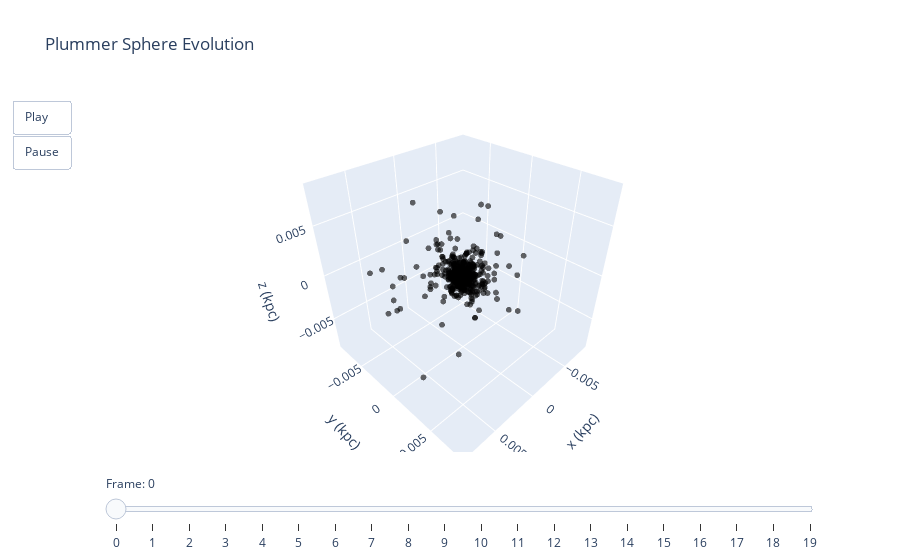

Here is the notebook cell this chart was saved with:
### Code cell
import plotly.graph_objects as go

# Get snapshots at regular intervals
n_frames = 20
frame_indices = np.linspace(0, len(sim.times) - 1, n_frames, dtype=int)

# Sample every nth particle
particle_step = 10

# Determine axis limits from all frames
all_coords = []
for idx in frame_indices:
    snap = sim.pyn_snap(timestep=idx)
    all_coords.extend(snap['x'][::particle_step])
    all_coords.extend(snap['y'][::particle_step])
    all_coords.extend(snap['z'][::particle_step])
max_range = max(abs(min(all_coords)), abs(max(all_coords))) * 0.3

# Create frames for animation
frames = []
for i, idx in enumerate(frame_indices):
    snap = sim.pyn_snap(timestep=idx)
    x = snap['x'][::particle_step]
    y = snap['y'][::particle_step]
    z = snap['z'][::particle_step]
    
    frames.append(go.Frame(
        data=[go.Scatter3d(
            x=x, y=y, z=z,
            mode='markers',
            marker=dict(size=2, color='black', opacity=0.6)
        )],
        name=str(i)
    ))

# Initial data
snap_init = sim.pyn_snap(timestep=0)
x0 = snap_init['x'][::particle_step]
y0 = snap_init['y'][::particle_step]
z0 = snap_init['z'][::particle_step]

# Create figure
fig = go.Figure(
    data=[go.Scatter3d(
        x=x0, y=y0, z=z0,
        mode='markers',
        marker=dict(size=2, color='black', opacity=0.6)
    )],
    layout=go.Layout(
        title='Plummer Sphere Evolution',
        scene=dict(
            xaxis_title='x (kpc)',
            yaxis_title='y (kpc)',
            zaxis_title='z (kpc)',
            xaxis=dict(range=[-max_range, max_range]),
            yaxis=dict(range=[-max_range, max_range]),
            zaxis=dict(range=[-max_range, max_range]),
            aspectmode='cube'
        ),
        updatemenus=[dict(
            type='buttons',
            showactive=False,
            buttons=[
                dict(label='Play',
                     method='animate',
                     args=[None, dict(frame=dict(duration=100, redraw=True),
                                      fromcurrent=True, mode='immediate')]),
                dict(label='Pause',
                     method='animate',
                     args=[[None], dict(frame=dict(duration=0, redraw=False),
                                        mode='immediate')])
            ]
        )],
        sliders=[dict(
            steps=[dict(method='animate',
                        args=[[str(i)], dict(mode='immediate',
                                             frame=dict(duration=100, redraw=True))],
                        label=str(i)) for i in range(len(frames))],
            active=0,
            transition=dict(duration=0),
            currentvalue=dict(prefix='Frame: ')
        )]
    ),
    frames=frames
)

fig.show()

### Figure 1 — Plotly figure (JSON) as saved in the notebook; plotly's stock layout.template omitted (floating-point values rounded to 4 significant figures; data arrays with more than 128 entries replaced by an {"elided": "..."} marker saying what was removed)
{"data": [{"marker": {"color": "black", "opacity": 0.6, "size": 2}, "mode": "markers", "type": "scatter3d", "x": {"elided": "500 float values"}, "y": {"elided": "500 float values"}, "z": {"elided": "500 float values"}}], "layout": {"scene": {"aspectmode": "cube", "xaxis": {"range": [-0.008711, 0.008711], "title": {"text": "x (kpc)"}}, "yaxis": {"range": [-0.008711, 0.008711], "title": {"text": "y (kpc)"}}, "zaxis": {"range": [-0.008711, 0.008711], "title": {"text": "z (kpc)"}}}, "sliders": [{"active": 0, "currentvalue": {"prefix": "Frame: "}, "steps": [{"args": [["0"], {"frame": {"duration": 100, "redraw": true}, "mode": "immediate"}], "label": "0", "method": "animate"}, {"args": [["1"], {"frame": {"duration": 100, "redraw": true}, "mode": "immediate"}], "label": "1", "method": "animate"}, {"args": [["2"], {"frame": {"duration": 100, "redraw": true}, "mode": "immediate"}], "label": "2", "method": "animate"}, {"args": [["3"], {"frame": {"duration": 100, "redraw": true}, "mode": "immediate"}], "label": "3", "method": "animate"}, {"args": [["4"], {"frame": {"duration": 100, "redraw": true}, "mode": "immediate"}], "label": "4", "method": "animate"}, {"args": [["5"], {"frame": {"duration": 100, "redraw": true}, "mode": "immediate"}], "label": "5", "method": "animate"}, {"args": [["6"], {"frame": {"duration": 100, "redraw": true}, "mode": "immediate"}], "label": "6", "method": "animate"}, {"args": [["7"], {"frame": {"duration": 100, "redraw": true}, "mode": "immediate"}], "label": "7", "method": "animate"}, {"args": [["8"], {"frame": {"duration": 100, "redraw": true}, "mode": "immediate"}], "label": "8", "method": "animate"}, {"args": [["9"], {"frame": {"duration": 100, "redraw": true}, "mode": "immediate"}], "label": "9", "method": "animate"}, {"args": [["10"], {"frame": {"duration": 100, "redraw": true}, "mode": "immediate"}], "label": "10", "method": "animate"}, {"args": [["11"], {"frame": {"duration": 100, "redraw": true}, "mode": "immediate"}], "label": "11", "method": "animate"}, {"args": [["12"], {"frame": {"duration": 100, "redraw": true}, "mode": "immediate"}], "label": "12", "method": "animate"}, {"args": [["13"], {"frame": {"duration": 100, "redraw": true}, "mode": "immediate"}], "label": "13", "method": "animate"}, {"args": [["14"], {"frame": {"duration": 100, "redraw": true}, "mode": "immediate"}], "label": "14", "method": "animate"}, {"args": [["15"], {"frame": {"duration": 100, "redraw": true}, "mode": "immediate"}], "label": "15", "method": "animate"}, {"args": [["16"], {"frame": {"duration": 100, "redraw": true}, "mode": "immediate"}], "label": "16", "method": "animate"}, {"args": [["17"], {"frame": {"duration": 100, "redraw": true}, "mode": "immediate"}], "label": "17", "method": "animate"}, {"args": [["18"], {"frame": {"duration": 100, "redraw": true}, "mode": "immediate"}], "label": "18", "method": "animate"}, {"args": [["19"], {"frame": {"duration": 100, "redraw": true}, "mode": "immediate"}], "label": "19", "method": "animate"}], "transition": {"duration": 0}}], "title": {"text": "Plummer Sphere Evolution"}, "updatemenus": [{"buttons": [{"args": [null, {"frame": {"duration": 100, "redraw": true}, "fromcurrent": true, "mode": "immediate"}], "label": "Play", "method": "animate"}, {"args": [[null], {"frame": {"duration": 0, "redraw": false}, "mode": "immediate"}], "label": "Pause", "method": "animate"}], "showactive": false, "type": "buttons"}]}}
